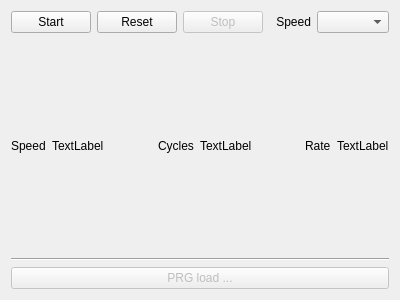
<?xml version="1.0" encoding="UTF-8"?>
<ui version="4.0">
 <class>EmulatorControlWidget</class>
 <widget class="QWidget" name="EmulatorControlWidget">
  <property name="geometry">
   <rect>
    <x>0</x>
    <y>0</y>
    <width>400</width>
    <height>300</height>
   </rect>
  </property>
  <property name="windowTitle">
   <string>Form</string>
  </property>
  <layout class="QVBoxLayout" name="verticalLayout">
   <item>
    <layout class="QHBoxLayout" name="horizontalLayout">
     <item>
      <widget class="QPushButton" name="pushButton_Start">
       <property name="text">
        <string>Start</string>
       </property>
      </widget>
     </item>
     <item>
      <widget class="QPushButton" name="pushButton_Reset">
       <property name="text">
        <string>Reset</string>
       </property>
      </widget>
     </item>
     <item>
      <widget class="QPushButton" name="pushButton_Stop">
       <property name="enabled">
        <bool>false</bool>
       </property>
       <property name="text">
        <string>Stop</string>
       </property>
      </widget>
     </item>
     <item>
      <widget class="QLabel" name="label_Speed">
       <property name="text">
        <string>Speed</string>
       </property>
       <property name="alignment">
        <set>Qt::AlignmentFlag::AlignRight|Qt::AlignmentFlag::AlignTrailing|Qt::AlignmentFlag::AlignVCenter</set>
       </property>
      </widget>
     </item>
     <item>
      <widget class="QComboBox" name="comboBox_Speed"/>
     </item>
    </layout>
   </item>
   <item>
    <layout class="QHBoxLayout" name="horizontalLayout_2">
     <item>
      <widget class="QLabel" name="label_CurrentSpeedTitle">
       <property name="text">
        <string>Speed</string>
       </property>
      </widget>
     </item>
     <item>
      <widget class="QLabel" name="label_CurrentSpeed">
       <property name="text">
        <string>TextLabel</string>
       </property>
      </widget>
     </item>
     <item>
      <spacer name="horizontalSpacer">
       <property name="orientation">
        <enum>Qt::Orientation::Horizontal</enum>
       </property>
       <property name="sizeHint" stdset="0">
        <size>
         <width>40</width>
         <height>20</height>
        </size>
       </property>
      </spacer>
     </item>
     <item>
      <widget class="QLabel" name="label_CyclesTitle">
       <property name="text">
        <string>Cycles</string>
       </property>
      </widget>
     </item>
     <item>
      <widget class="QLabel" name="label_Cycles">
       <property name="text">
        <string>TextLabel</string>
       </property>
      </widget>
     </item>
     <item>
      <spacer name="horizontalSpacer_2">
       <property name="orientation">
        <enum>Qt::Orientation::Horizontal</enum>
       </property>
       <property name="sizeHint" stdset="0">
        <size>
         <width>40</width>
         <height>20</height>
        </size>
       </property>
      </spacer>
     </item>
     <item>
      <widget class="QLabel" name="label_CycleRateTitle">
       <property name="text">
        <string>Rate</string>
       </property>
      </widget>
     </item>
     <item>
      <widget class="QLabel" name="label_CycleRate">
       <property name="text">
        <string>TextLabel</string>
       </property>
      </widget>
     </item>
    </layout>
   </item>
   <item>
    <widget class="Line" name="line">
     <property name="orientation">
      <enum>Qt::Orientation::Horizontal</enum>
     </property>
    </widget>
   </item>
   <item>
    <layout class="QHBoxLayout" name="horizontalLayout_3">
     <item>
      <widget class="QPushButton" name="pushButton_LoadPRG">
       <property name="enabled">
        <bool>false</bool>
       </property>
       <property name="text">
        <string>PRG load ...</string>
       </property>
      </widget>
     </item>
    </layout>
   </item>
  </layout>
 </widget>
 <resources/>
 <connections/>
</ui>
